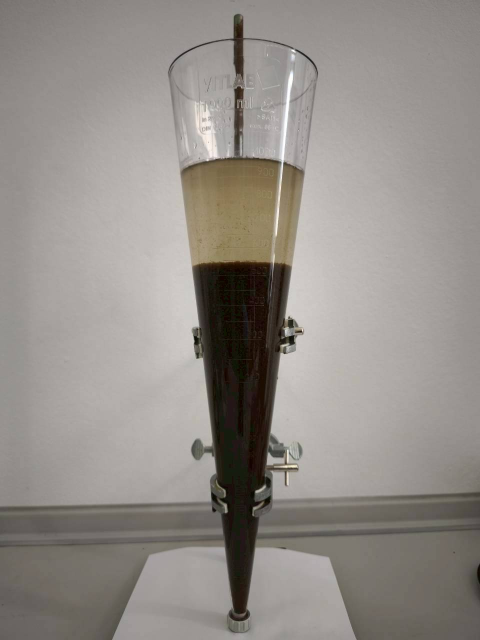
#> input picture data/LINE_ALBUM_ปริมาณตะกอนที่ปริมาตรต่างๆ_260505_10_0.jpg, 960 x 1280 px (shown at 1/2 size)
$ python -i silt_detector.py   (imports and definitions only)   (older library calls are emulated)
#> lines starting #> are read from the running program, lines starting #| are printed output that depends on the picture; after the words box and inside, x2 and y2 are one past the last pixel; in counts of white or black regions, pixels touching at a corner belong together
import cv2
import numpy as np
import os

class SiltDetector:
    # UI Constants
    FONT = cv2.FONT_HERSHEY_SIMPLEX
    FONT_SCALE = 0.6
    THICKNESS = 2

    def __init__(self,
                 vol_exponent=2.3,
                 clahe_clip_limit=2.0,
                 clahe_tile_size=(8, 8),
                 proj_window=10,
                 proj_threshold_ratio=0.2,
                 k_min=3,
                 k_max=10,
                 k_offset=2,
                 grabcut_iters=5,
                 mask_threshold=45,
                 y_threshold_ratio=0.1,
                 pos_weight_exponent=2):
        self.vol_exponent = vol_exponent
        self.clahe_clip_limit = clahe_clip_limit
        self.clahe_tile_size = clahe_tile_size
        self.proj_window = proj_window
        self.proj_threshold_ratio = proj_threshold_ratio
        self.k_min = k_min
        self.k_max = k_max
        self.k_offset = k_offset
        self.grabcut_iters = grabcut_iters
        self.mask_threshold = mask_threshold
        self.y_threshold_ratio = y_threshold_ratio
        self.pos_weight_exponent = pos_weight_exponent

    # [31 lines left out: functions estimate_volume, draw_dashed_line, not called in this run]

    def auto_light_balance(self, image):
        lab = cv2.cvtColor(image, cv2.COLOR_BGR2LAB)
        l, a, b = cv2.split(lab)
        clahe = cv2.createCLAHE(clipLimit=self.clahe_clip_limit, tileGridSize=self.clahe_tile_size)
        cl = clahe.apply(l)
        limg = cv2.merge((cl, a, b))
        balanced_img = cv2.cvtColor(limg, cv2.COLOR_LAB2BGR)
        return balanced_img

    def detect_tube_projection(self, img):
        gray = cv2.cvtColor(img, cv2.COLOR_BGR2GRAY)
        sobelx = cv2.Sobel(gray, cv2.CV_64F, 1, 0, ksize=3)
        sobelx_abs = np.abs(sobelx)
        projection = np.sum(sobelx_abs, axis=0)

        window = self.proj_window
        smoothed = np.convolve(projection, np.ones(window)/window, mode='same')

        mid = len(smoothed) // 2
        peak_left = np.argmax(smoothed[:mid])
        peak_right = mid + np.argmax(smoothed[mid:])

        max_val = np.max(smoothed)
        threshold = max_val * self.proj_threshold_ratio

        left_x = peak_left
        for i in range(peak_left, -1, -1):
            if smoothed[i] < threshold:
                left_x = i
                break

        right_x = peak_right
        for i in range(peak_right, len(smoothed)):
            if smoothed[i] < threshold:
                right_x = i
                break

        left_x = max(0, left_x)
        right_x = min(img.shape[1]-1, right_x)

        return left_x, right_x, smoothed, max_val, threshold

    def segment_kmeans_auto(self, roi_img):
        """
        รัน K-Means และหาค่า K ที่เหมาะสมที่สุดโดยอัตโนมัติ (Elbow Method)
        """
        min_k, max_k = self.k_min, self.k_max
        Z = roi_img.reshape((-1, 3))
        Z = np.float32(Z)
        criteria = (cv2.TERM_CRITERIA_EPS + cv2.TERM_CRITERIA_MAX_ITER, 10, 1.0)

        sample_size = min(Z.shape[0], 5000)
        idx = np.random.choice(Z.shape[0], sample_size, replace=False)
        Z_sample = Z[idx]

        distortions = []
        ks = range(min_k, max_k + 1)
        for k in ks:
            ret, label, center = cv2.kmeans(Z_sample, k, None, criteria, 3, cv2.KMEANS_RANDOM_CENTERS)
            distortions.append(ret)

        if len(distortions) < 3:
            best_k = min_k
        else:
            coords = np.vstack((ks, distortions)).T
            p1 = coords[0]
            p2 = coords[-1]

            line_vec = p2 - p1
            line_len = np.linalg.norm(line_vec)
            line_unit_vec = line_vec / (line_len + 1e-6)

            vec_p1_to_all = coords - p1
            proj_len = np.dot(vec_p1_to_all, line_unit_vec)
            proj_vec = np.outer(proj_len, line_unit_vec)

            dist_to_line = np.linalg.norm(vec_p1_to_all - proj_vec, axis=1)
            best_k = ks[np.argmax(dist_to_line)]

        best_k = best_k + self.k_offset
        ret, label, center = cv2.kmeans(Z, best_k, None, criteria, 10, cv2.KMEANS_PP_CENTERS)
        center = np.uint8(center)

        gray_centers = cv2.cvtColor(center.reshape(-1, 1, 3), cv2.COLOR_BGR2GRAY).flatten()
        min_color = np.min(gray_centers)

        res = center[label.flatten()]
        result = res.reshape((roi_img.shape))
        return result, best_k, min_color

    def segment_grabcut(self, roi_img):
        mask = np.zeros(roi_img.shape[:2], np.uint8)
        bgdModel = np.zeros((1, 65), np.float64)
        fgdModel = np.zeros((1, 65), np.float64)

        h, w = roi_img.shape[:2]
        rect = (2, 2, w-4, h-4)

        try:
            cv2.grabCut(roi_img, mask, rect, bgdModel, fgdModel, self.grabcut_iters, cv2.GC_INIT_WITH_RECT)
            mask2 = np.where((mask==2)|(mask==0), 0, 1).astype('uint8')
            result = roi_img.copy()
            result[mask2 == 0] = [255, 255, 255]
            return result
        except:
            return roi_img.copy()

    def compute_mask_y_histogram(self, mask):
        h, w = mask.shape
        profile = np.sum(mask, axis=1) / 255

        plot_w = 200
        plot_img = np.zeros((h, plot_w, 3), dtype=np.uint8)

        for i in range(0, plot_w, 50):
            cv2.line(plot_img, (i, 0), (i, h), (40, 40, 40), 1)

        points = []
        for y in range(h):
            x = int((profile[y] / w) * plot_w)
            x = min(max(x, 0), plot_w - 1)
            points.append((x, y))

        points = np.array(points, dtype=np.int32)
        cv2.polylines(plot_img, [points], isClosed=False, color=(0, 255, 0), thickness=2)

        return plot_img, profile

    def compute_color_histogram_image(self, roi_img, height_to_match):
        gray = cv2.cvtColor(roi_img, cv2.COLOR_BGR2GRAY)
        hist = cv2.calcHist([gray], [0], None, [256], [0, 256])

        max_val = np.max(hist)
        most_freq_color = np.argmax(hist)

        min_color = 0
        for i in range(256):
            if hist[i] > 0:
                min_color = i
                break

        hist_h, hist_w = 250, 256
        hist_img = np.zeros((hist_h, hist_w, 3), dtype=np.uint8)

        if max_val > 0:
            hist_norm = (hist / max_val * (hist_h - 20)).astype(int)
            for x in range(256):
                cv2.line(hist_img, (x, hist_h), (x, hist_h - hist_norm[x][0]), (255, 255, 255), 1)

        cv2.line(hist_img, (most_freq_color, 0), (most_freq_color, hist_h), (0, 0, 255), 2)
        cv2.line(hist_img, (min_color, 0), (min_color, hist_h), (0, 255, 0), 2)

        cv2.putText(hist_img, f"Mode: {most_freq_color}", (10, 20),
                    cv2.FONT_HERSHEY_SIMPLEX, 0.5, (0, 0, 255), 1)
        cv2.putText(hist_img, f"Min: {min_color}", (10, 40),
                    cv2.FONT_HERSHEY_SIMPLEX, 0.5, (0, 255, 0), 1)

        hist_img_resized = cv2.resize(hist_img, (int(hist_w * height_to_match / hist_h), height_to_match))

        return hist_img_resized, most_freq_color, min_color

    def get_silt_mask(self, roi_img, target_gray=None):
        gray = cv2.cvtColor(roi_img, cv2.COLOR_BGR2GRAY)

        if target_gray is not None:
            t_gray = int(target_gray)
            mask = cv2.inRange(gray, t_gray, t_gray)
        else:
            blurred = cv2.GaussianBlur(gray, (5, 5), 0)
            _, mask = cv2.threshold(blurred, self.mask_threshold, 255, cv2.THRESH_BINARY_INV)

        kernel = np.ones((7, 7), np.uint8)
        mask = cv2.morphologyEx(mask, cv2.MORPH_OPEN, kernel, iterations=1)
        mask = cv2.morphologyEx(mask, cv2.MORPH_CLOSE, kernel, iterations=2)

        return mask

    def find_silt_edge_probabilistic(self, y_profile, roi_h):
        y_max = np.max(y_profile)
        y_threshold = y_max * self.y_threshold_ratio
        y_clusters = []
        c_start = None

        for y in range(len(y_profile)):
            if y_profile[y] > y_threshold:
                if c_start is None: c_start = y
            else:
                if c_start is not None:
                    y_clusters.append((c_start, y-1))
                    c_start = None
        if c_start is not None: y_clusters.append((c_start, len(y_profile)-1))

        scores = []
        for start_y, end_y in y_clusters:
            cluster_area = np.sum(y_profile[start_y:end_y+1])
            center_y = (start_y + end_y) / 2
            pos_weight = (center_y / roi_h) ** self.pos_weight_exponent
            scores.append(cluster_area * pos_weight)

        total_score = sum(scores)
        if total_score > 0:
            cluster_probs = [s / total_score for s in scores]
        else:
            cluster_probs = [1.0/len(y_clusters)] * len(y_clusters) if y_clusters else []

        best_cluster_idx = np.argmax(cluster_probs) if cluster_probs else -1
        silt_edge_y = None

        if best_cluster_idx != -1:
            silt_edge_y = y_clusters[best_cluster_idx][0]

        return silt_edge_y, y_clusters, cluster_probs, best_cluster_idx

    def process(self, img):
        """
        Run the full pipeline on a single image and return results.
        """
        height, width = img.shape[:2]

        # 1. CLAHE
        balanced_img = self.auto_light_balance(img)

        # 2. Tube Projection
        lx, rx, smoothed, max_val, threshold = self.detect_tube_projection(img)
        if rx - lx < 50:
            lx, rx = 0, width

        # 3. ROI
        roi_img = img[:, lx:rx].copy()

        # 4. GrabCut
        grabcut_img = self.segment_grabcut(roi_img)

        # 5. K-Means
        kmeans_img, auto_k, kmeans_min = self.segment_kmeans_auto(grabcut_img)
        kmeans_img = cv2.medianBlur(kmeans_img, 5)

        # 6. Histograms
        kmeans_h = kmeans_img.shape[0]
        color_hist_display, dominant_gray, hist_min = self.compute_color_histogram_image(kmeans_img, kmeans_h)

        # 7. Silt Mask
        silt_mask = self.get_silt_mask(kmeans_img, target_gray=kmeans_min)

        # 8. Y-Histogram & Silt Edge
        y_hist_display, y_profile = self.compute_mask_y_histogram(silt_mask)
        roi_h = roi_img.shape[0]
        silt_edge_y, y_clusters, cluster_probs, best_cluster_idx = self.find_silt_edge_probabilistic(y_profile, roi_h)

        return {
            'balanced_img': balanced_img,
            'proj_smoothed': smoothed,
            'proj_max_val': max_val,
            'proj_threshold': threshold,
            'roi_img': roi_img,
            'grabcut_img': grabcut_img,
            'kmeans_img': kmeans_img,
            'silt_mask': silt_mask,
            'lx': lx,
            'rx': rx,
            'silt_edge_y': silt_edge_y,
            'auto_k': auto_k,
            'kmeans_min': kmeans_min,
            'y_hist_display': y_hist_display,
            'y_clusters': y_clusters,
            'cluster_probs': cluster_probs,
            'best_cluster_idx': best_cluster_idx
        }

    # [101 lines left out: functions label_img, resize_to_h, create_visualization, not called in this run]

>>> import cv2
>>> picture = cv2.imread('../data/LINE_ALBUM_ปริมาณตะกอนที่ปริมาตรต่างๆ_260505_10_0.jpg')
#> picture is the input picture: shape (1280, 960, 3); mean B, G, R 136.9, 142, 147.4
>>> result = SiltDetector().process(picture)
#> in auto_light_balance, `lab = cv2.cvtColor(image, cv2.COLOR_BGR2LAB)`: lab: shape (1280, 960, 3); mean of channels 0, 1, 2 150.1, 129, 131.4
#> in auto_light_balance, `limg = cv2.merge((cl, a, b))`: limg: shape (1280, 960, 3); mean of channels 0, 1, 2 149.2, 129, 131.4
#> in detect_tube_projection, `sobelx_abs = np.abs(sobelx)`:
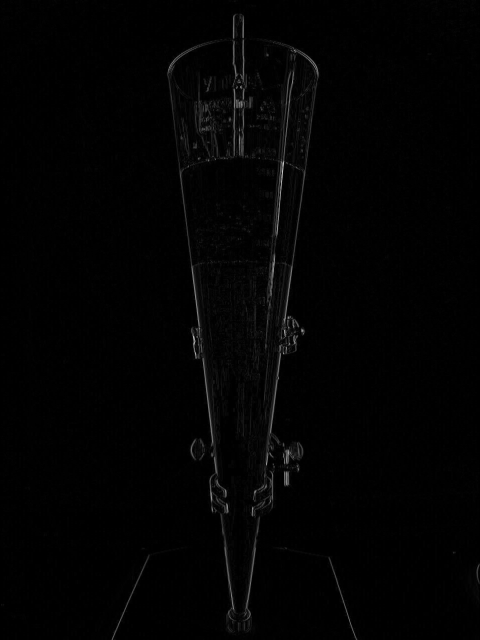
#> sobelx_abs: shape (1280, 960) float64 (shown at 1/2 size); min 0, max 668, mean 7.5; drawn with min black and max white
#> in detect_tube_projection, `projection = np.sum(sobelx_abs, axis=0)`: projection = 960 values, max 82520 at index 486, min 0 at index 0, mean 9628.3
#> in detect_tube_projection, `smoothed = np.convolve(projection, np.ones(window)/window, mode='same')`: smoothed = 960 values, max 48445.8 at index 573, min 581.7 at index 0, mean 9621.7
#> in detect_tube_projection, `mid = len(smoothed) // 2`: mid = 480
#> in detect_tube_projection, `peak_left = np.argmax(smoothed[:mid])`: peak_left = 469
#> in detect_tube_projection, `peak_right = mid + np.argmax(smoothed[mid:])`: peak_right = 573
#> in detect_tube_projection, `max_val = np.max(smoothed)`: max_val = 48445.8
#> in detect_tube_projection, `threshold = max_val * self.proj_threshold_ratio`: threshold = 9689.2
#> in detect_tube_projection, `left_x = peak_left`: left_x = 469
#> in detect_tube_projection, `right_x = peak_right`: right_x = 573
#> the loop in detect_tube_projection, `for i in range(peak_right, len(smoothed)):` made 57 passes
#> right_x on pass 57: 629
#> in process, `lx, rx, smoothed, max_val, threshold = self.detect_tube_projection(img)`: lx = 358; rx = 629; max_val = 48445.8; threshold = 9689.2
#> in segment_grabcut, `result[mask2 == 0] = [255, 255, 255]`:
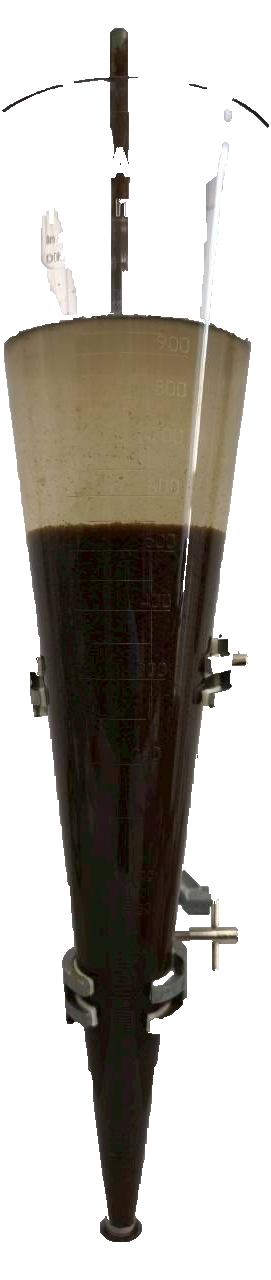
#> result: shape (1280, 271, 3); mean B, G, R 173, 179.4, 183.4
#> the loop in segment_kmeans_auto, `for k in ks:` made 8 passes
#> ret on passes 1 to 8: 2200011.9, 1326813.2, 959428.1, 830908.9, 839999.8, 840987.1, 791988.5, 791051
#> after the loop in segment_kmeans_auto, `for k in ks:`: distortions = [2200011.9, 1326813.2, 959428.1, 830908.9, 839999.8, 840987.1, 791988.5, 791051]
#> in segment_kmeans_auto, `coords = np.vstack((ks, distortions)).T`: coords = [[3, 2200011.9], [4, 1326813.2], [5, 959428.1], [6, 830908.9], [7, 839999.8], [8, 840987.1], [9, 791988.5], [10, 791051]]
#> in segment_kmeans_auto, `p1 = coords[0]`: p1 = [3, 2200011.9]
#> in segment_kmeans_auto, `p2 = coords[-1]`: p2 = [10, 791051]
#> in segment_kmeans_auto, `line_vec = p2 - p1`: line_vec = [7, -1408960.9]
#> in segment_kmeans_auto, `line_len = np.linalg.norm(line_vec)`: line_len = 1408960.9
#> in segment_kmeans_auto, `line_unit_vec = line_vec / (line_len + 1e-6)`: line_unit_vec = [4.97e-06, -1]
#> in segment_kmeans_auto, `vec_p1_to_all = coords - p1`: vec_p1_to_all = [[0, 0], [1, -873198.7], [2, -1240583.9], [3, -1369103], [4, -1360012.2], [5, -1359024.9], [6, -1408023.4], [7, -1408960.9]]
#> in segment_kmeans_auto, `proj_len = np.dot(vec_p1_to_all, line_unit_vec)`: proj_len = [0, 873198.7, 1240583.9, 1369103, 1360012.2, 1359024.9, 1408023.4, 1408960.9]
#> in segment_kmeans_auto, `proj_vec = np.outer(proj_len, line_unit_vec)`: proj_vec = [[0, 0], [4.34, -873198.7], [6.16, -1240583.9], [6.8, -1369103], [6.76, -1360012.2], [6.75, -1359024.9], [7, -1408023.4], [7, -1408960.9]]
#> in segment_kmeans_auto, `dist_to_line = np.linalg.norm(vec_p1_to_all - proj_vec, axis=1)`: dist_to_line = [0, 3.34, 4.16, 3.8, 2.76, 1.75, 0.995, 2e-06]
#> in segment_kmeans_auto, `best_k = ks[np.argmax(dist_to_line)]`: best_k = 5
#> in segment_kmeans_auto, `best_k = best_k + self.k_offset`: best_k = 7
#> in segment_kmeans_auto, `ret, label, center = cv2.kmeans(Z, best_k, None, criteria, 10, cv2.KME..`: ret = 36740873; center = [[11.49, 19.73, 26.91], [255.5, 255.6, 255.6], [82.13, 110.7, 126], [65.11, 75.4, 81.73], [105, 136, 150.5], [34.49, 43.01, 51.47], [198.9, 205.2, 211.2]]
#> in segment_kmeans_auto, `center = np.uint8(center)`: center = [[11, 19, 26], [255, 255, 255], [82, 110, 125], [65, 75, 81], [104, 136, 150], [34, 43, 51], [198, 205, 211]]
#> in segment_kmeans_auto, `gray_centers = cv2.cvtColor(center.reshape(-1, 1, 3), cv2.COLOR_BGR2GR..`: gray_centers = [20, 255, 111, 76, 137, 44, 206]
#> in segment_kmeans_auto, `min_color = np.min(gray_centers)`: min_color = 20
#> in process, `kmeans_img, auto_k, kmeans_min = self.segment_kmeans_auto(grabcut_img)`: auto_k = 7; kmeans_min = 20
#> in compute_color_histogram_image, `gray = cv2.cvtColor(roi_img, cv2.COLOR_BGR2GRAY)`:
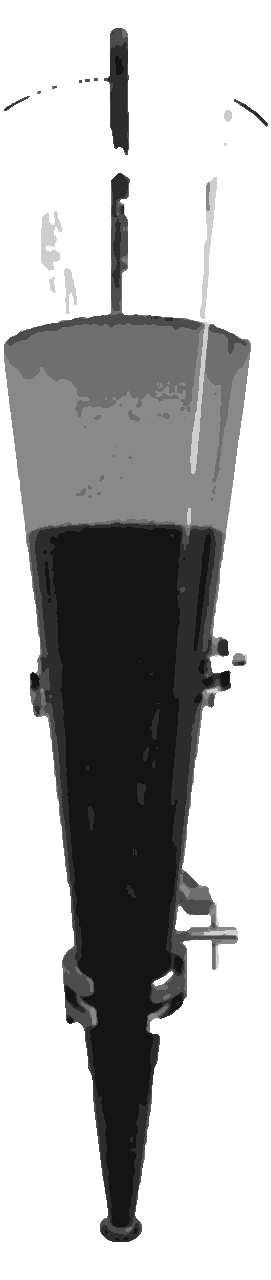
#> gray: shape (1280, 271); min 20, max 255, mean 179.7
#> in compute_color_histogram_image, `hist = cv2.calcHist([gray], [0], None, [256], [0, 256])`: hist = 256 values, max 206957 at index 255, min 0 at index 0, mean 1355
#> in compute_color_histogram_image, `max_val = np.max(hist)`: max_val = 206957
#> in compute_color_histogram_image, `most_freq_color = np.argmax(hist)`: most_freq_color = 255
#> in compute_color_histogram_image, `hist_norm = (hist / max_val * (hist_h - 20)).astype(int)`: hist_norm = 256 values, max 230 at index 255, min 0 at index 0, mean 1.49
#> after the loop in compute_color_histogram_image, `for x in range(256):`:
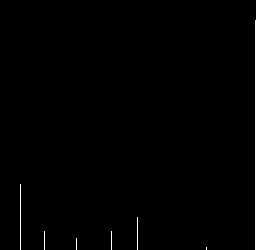
#> hist_img: shape (250, 256, 3); 0.6% white in thin lines or dots, all inside (x1, y1, x2, y2) = (20, 20, 256, 250)
#> in compute_color_histogram_image, `cv2.putText(hist_img, f"Min: {min_color}", (10, 40), cv2.FONT_HERSHEY_..`: hist_img: shape (250, 256, 3); mean of channels 0, 1, 2 0.3, 3.7, 3.1
#> in process, `color_hist_display, dominant_gray, hist_min = self.compute_color_histo..`: dominant_gray = 255; hist_min = 20
#> in get_silt_mask, `mask = cv2.inRange(gray, t_gray, t_gray)`: mask: shape (1280, 271); 17.3% white; 20 white regions (7 under 20 px), largest, box (x1, y1, x2, y2) and area: (50, 526, 181, 1227) 58395, (194, 534, 211, 651) 635, (168, 994, 182, 1014) 143
#> in get_silt_mask, `mask = cv2.morphologyEx(mask, cv2.MORPH_OPEN, kernel, iterations=1)`: mask: shape (1280, 271); 16.9% white; 8 white regions, largest, box (x1, y1, x2, y2) and area: (53, 527, 181, 1227) 58038, (171, 997, 182, 1009) 114, (221, 673, 229, 684) 88
#> in get_silt_mask, `mask = cv2.morphologyEx(mask, cv2.MORPH_CLOSE, kernel, iterations=2)`:
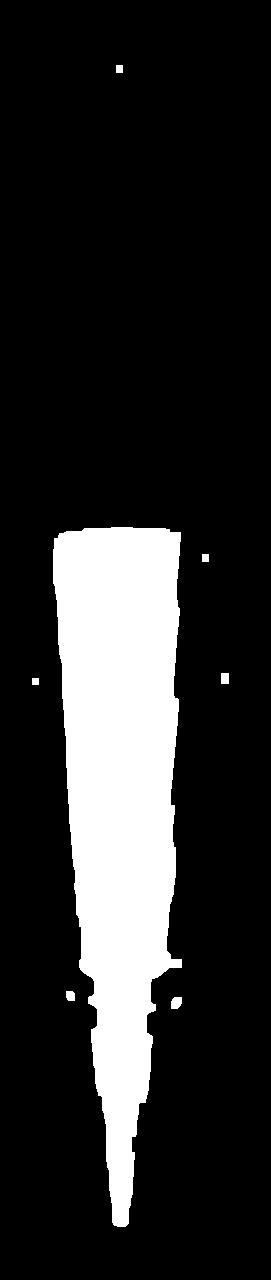
#> mask: shape (1280, 271); 17.1% white; 7 white regions, largest, box (x1, y1, x2, y2) and area: (53, 527, 182, 1227) 58945, (171, 997, 182, 1009) 114, (221, 673, 229, 684) 88
#> in compute_mask_y_histogram, `profile = np.sum(mask, axis=1) / 255`: profile = 1280 values, max 134 at index 554, min 0 at index 0, mean 46.4
#> after the loop in compute_mask_y_histogram, `for i in range(0, plot_w, 50):`:
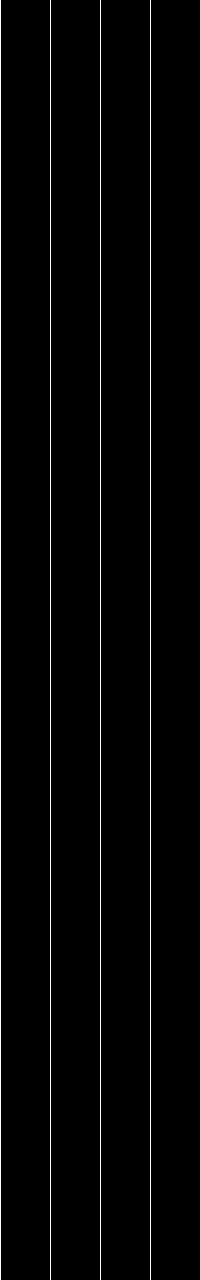
#> plot_img: shape (1280, 200, 3); values 0 (black) and 40 (white), 2% white in thin lines or dots, all inside (x1, y1, x2, y2) = (0, 0, 151, 1280)
#> after the loop in compute_mask_y_histogram, `for y in range(h):`: points = 1280 pairs, first value 0 to 98, second value 0 to 1279
#> in compute_mask_y_histogram, `cv2.polylines(plot_img, [points], isClosed=False, color=(0, 255, 0), t..`:
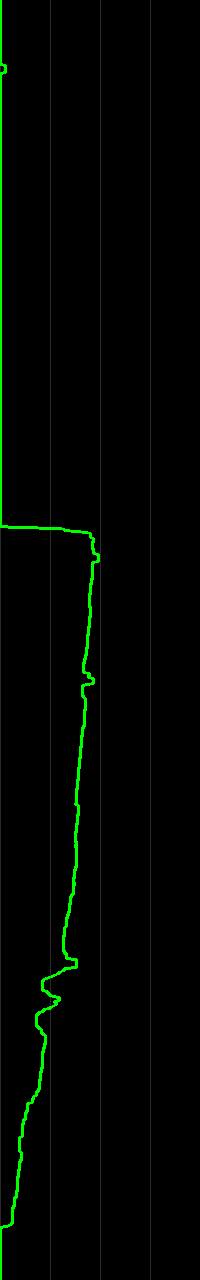
#> plot_img: shape (1280, 200, 3); 1.56% of pixels changed, all inside (x1, y1, x2, y2) = (0, 0, 100, 1280); drawn as B, G, R
#> in process, `y_hist_display, y_profile = self.compute_mask_y_histogram(silt_mask)`: y_profile has the same summary as profile in compute_mask_y_histogram
#> in find_silt_edge_probabilistic, `y_max = np.max(y_profile)`: y_max = 134
#> in find_silt_edge_probabilistic, `y_threshold = y_max * self.y_threshold_ratio`: y_threshold = 13.4
#> the loop in find_silt_edge_probabilistic, `for y in range(len(y_profile)):` made 1280 passes
#> c_start on pass 528: 527
#> after the loop in find_silt_edge_probabilistic, `for y in range(len(y_profile)):`: y_clusters = [(527, 1224)]
#> the loop in find_silt_edge_probabilistic, `for start_y, end_y in y_clusters:` made 1 pass
#> (start_y, end_y, cluster_area, center_y, pos_weight) on pass 1: (527, 1224, 59313, 875.5, 0.468)
#> after the loop in find_silt_edge_probabilistic, `for start_y, end_y in y_clusters:`: scores = [27748.7]
#> in find_silt_edge_probabilistic, `total_score = sum(scores)`: total_score = 27748.7
#> in find_silt_edge_probabilistic, `cluster_probs = [s / total_score for s in scores]`: cluster_probs = [1]
#> in find_silt_edge_probabilistic, `best_cluster_idx = np.argmax(cluster_probs) if cluster_probs else -1`: best_cluster_idx = 0
#> in find_silt_edge_probabilistic, `silt_edge_y = y_clusters[best_cluster_idx][0]`: silt_edge_y = 527
#> in process, `silt_edge_y, y_clusters, cluster_probs, best_cluster_idx = self.find_s..`: y_clusters = [(527, 1224)]; cluster_probs = [1]; best_cluster_idx = 0
#> result = 17 items
